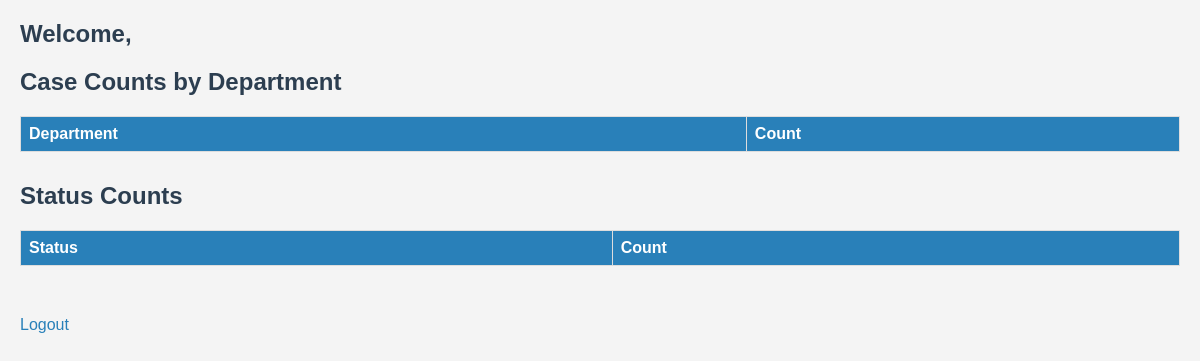
Before: /admin/dashboard with the older database file.
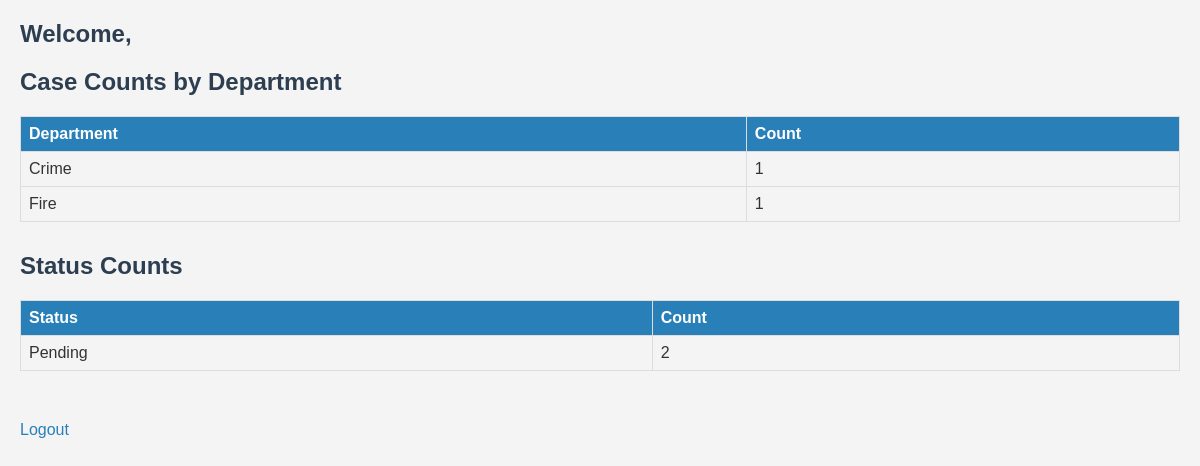
After: the same page with the newer database file.
### tables this page shows
CREATE TABLE complaints (
            id INTEGER PRIMARY KEY,
            citizen_id INTEGER NOT NULL,
            description TEXT NOT NULL,
            status TEXT DEFAULT 'Pending',
            image TEXT,
            department TEXT NOT NULL,
            FOREIGN KEY (citizen_id) REFERENCES citizens(id)
        );

### app.py (the view)
@app.route('/admin/dashboard')
def admin_dashboard():
    admin_id = session.get('admin_id')
    admin_name = ''
    conn = get_db_connection()
    cursor = conn.cursor()
    cursor.execute('SELECT username FROM admin WHERE id = ?', (admin_id,))
    admin_data = cursor.fetchone()
    if admin_data:
        admin_name = admin_data[0]
    cursor.execute('''
        SELECT department, COUNT(*) as count
        FROM complaints
        GROUP BY department
    ''')
    case_counts = cursor.fetchall()
    cursor.execute('''
        SELECT status, COUNT(*) as count
        FROM complaints
        GROUP BY status
    ''')
    status_counts = cursor.fetchall()
    conn.close()
    return render_template('admin_dashboard.html',
                           case_counts=case_counts,
                           status_counts=status_counts,
                           admin_name=admin_name)

### app.py (called while the page is built)
def get_db_connection():
    conn = sqlite3.connect('database.db')
    conn.row_factory = sqlite3.Row
    return conn

### templates/admin_dashboard.html (shortened to what this page needs)
<!DOCTYPE html>
<html lang="en">
<head>
    <link rel="stylesheet" href="{{ url_for('static', filename='style.css') }}">
</head>
<body>
    <h2>Welcome, {{ admin_name }}</h2>
<h2>Case Counts by Department</h2>
<table>
    <tr>
        <th>Department</th>
        <th>Count</th>
    </tr>
    {% for department, count in case_counts %}
    <tr>
        <td>{{ department }}</td>
        <td>{{ count }}</td>
    </tr>
    {% endfor %}
</table>
<h2>Status Counts</h2>
<table>
    <tr>
        <th>Status</th>
        <th>Count</th>
    </tr>
    {% for status, count in status_counts %}
    <tr>
        <td>{{ status }}</td>
        <td>{{ count }}</td>
    </tr>
    {% endfor %}
</table>
<a href="{{ url_for('admin_logout') }}">Logout</a>
</body>
</html>

### static/style.css (style rules this page uses)
* { box-sizing: border-box; margin: 0; padding: 0; font-family: Arial, sans-serif; }
body { background-color: #f4f4f4; color: #333; }
h2 { margin-bottom: 20px; }

### templates/admin_dashboard.html (style rules this page uses)
body { font-family: Arial, sans-serif; margin: 0; padding: 20px; background-color: #f4f4f4; }
h2 { color: #2c3e50; margin-bottom: 20px; }
table { width: 100%; border-collapse: collapse; margin-bottom: 30px; }
th, td { border: 1px solid #ddd; padding: 8px; text-align: left; }
th { background-color: #2980b9; color: white; }
a { display: inline-block; margin-top: 20px; text-decoration: none; color: #2980b9; }

Changed rows visible on the page:
added complaints: department "Crime", count "1", shown under "Case Counts by Department"
added complaints: department "Fire", count "1", status "Pending", count "2"
